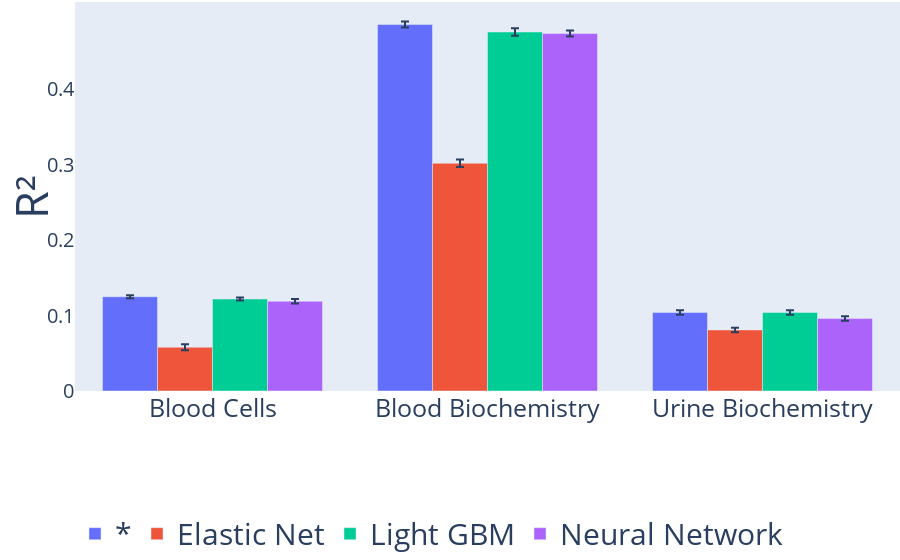

This figure's notebook cell:
### Code cell
import plotly.graph_objs as go

sorted_dimensions = scores.index.drop_duplicates()


x_positions = pd.DataFrame(
    np.arange(5, 10 * len(sorted_dimensions) + 5, 10), index=sorted_dimensions, columns=["x_position"]
)

fig = go.Figure()
fig.update_layout(
    xaxis={
        "tickvals": np.arange(5, 10 * len(sorted_dimensions) + 5, 10),
        "ticktext": ["Blood Cells", "Blood Biochemistry", "Urine Biochemistry"],
    }
)

algorithms = scores["algorithm"].drop_duplicates()

hovertemplate = (
    "%{x}, score: %{y:.3f} +- %{customdata[0]:.3f}, sample size: %{customdata[1]} <extra>%{customdata[2]}</extra>"
)

min_score = min(scores[metric].min(), 0)

for algorithm in algorithms:
    scores_algorithm = scores[scores["algorithm"] == algorithm]
    x_positions.loc[scores_algorithm.index]

    customdata = np.dstack(
        (
            scores_algorithm[f"{metric}_std"].values.flatten(),
            scores_algorithm["sample_size"].values.flatten(),
            [algorithm] * len(scores_algorithm.index),
        )
    )[0]
    fig.add_bar(
        x=x_positions.loc[scores_algorithm.index].values.flatten(),
        y=scores_algorithm[metric],
        error_y={"array": scores_algorithm[f"{metric}_std"], "type": "data"},
        name=ALGORITHMS_RENDERING[algorithm],
        hovertemplate=hovertemplate,
        customdata=customdata,
    )


fig.update_layout(
    yaxis={
        "title": SCORES[metric],
        "showgrid": False,
        "zeroline": False,
        "title_font": {"size": 45},
        "dtick": 1 if metric == "rmse" else 0.1,
        "tickfont_size": 20,
    },
    xaxis={"showgrid": False, "zeroline": False, "tickfont":{"size": 25}},
    # height=800,
    # width=1000,
    margin={"l": 0, "r": 0, "b": 0, "t": 0},
    legend={"orientation": "h", "y":-0.3, "font": {"size": 30}},
)

print(f"Average {SCORES[metric]} = {scores[metric].mean().round(3)} +- {scores[metric].std().round(3)}")

fig.show(config=DOWNLOAD_CONFIG)

### Figure 1 — Plotly figure (JSON) as saved in the notebook; plotly's stock layout.template omitted (floating-point values rounded to 4 significant figures)
{"data": [{"customdata": [["0.002", "489079", "*"], ["0.004", "245147", "*"], ["0.003", "158381", "*"]], "error_y": {"array": [0.002, 0.004, 0.003], "type": "data"}, "hovertemplate": "%{x}, score: %{y:.3f} +- %{customdata[0]:.3f}, sample size: %{customdata[1]} <extra>%{customdata[2]}</extra>", "name": "*", "type": "bar", "x": [5, 15, 25], "y": [0.125, 0.486, 0.104]}, {"customdata": [["0.004", "489079", "elastic_net"], ["0.005", "245147", "elastic_net"], ["0.003", "158381", "elastic_net"]], "error_y": {"array": [0.004, 0.005, 0.003], "type": "data"}, "hovertemplate": "%{x}, score: %{y:.3f} +- %{customdata[0]:.3f}, sample size: %{customdata[1]} <extra>%{customdata[2]}</extra>", "name": "Elastic Net", "type": "bar", "x": [5, 15, 25], "y": [0.058, 0.302, 0.081]}, {"customdata": [["0.002", "489079", "light_gbm"], ["0.005", "245147", "light_gbm"], ["0.003", "158381", "light_gbm"]], "error_y": {"array": [0.002, 0.005, 0.003], "type": "data"}, "hovertemplate": "%{x}, score: %{y:.3f} +- %{customdata[0]:.3f}, sample size: %{customdata[1]} <extra>%{customdata[2]}</extra>", "name": "Light GBM", "type": "bar", "x": [5, 15, 25], "y": [0.122, 0.476, 0.104]}, {"customdata": [["0.003", "489079", "neural_network"], ["0.004", "245147", "neural_network"], ["0.003", "158381", "neural_network"]], "error_y": {"array": [0.003, 0.004, 0.003], "type": "data"}, "hovertemplate": "%{x}, score: %{y:.3f} +- %{customdata[0]:.3f}, sample size: %{customdata[1]} <extra>%{customdata[2]}</extra>", "name": "Neural Network", "type": "bar", "x": [5, 15, 25], "y": [0.119, 0.474, 0.096]}], "layout": {"legend": {"font": {"size": 30}, "orientation": "h", "y": -0.3}, "margin": {"b": 0, "l": 0, "r": 0, "t": 0}, "xaxis": {"showgrid": false, "tickfont": {"size": 25}, "ticktext": ["Blood Cells", "Blood Biochemistry", "Urine Biochemistry"], "tickvals": [5, 15, 25], "zeroline": false}, "yaxis": {"dtick": 0.1, "showgrid": false, "tickfont": {"size": 20}, "title": {"font": {"size": 45}, "text": "R²"}, "zeroline": false}}}
